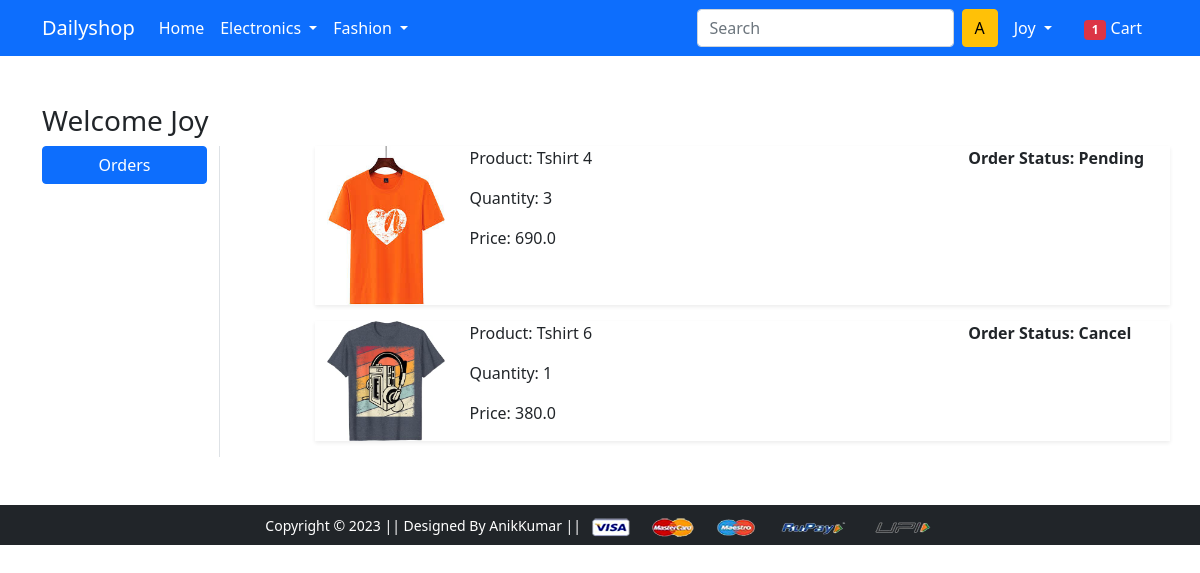
/orders/ (signed in), run on the app's committed database.
### app/models.py (models this page shows)
class OrderPlaced(models.Model):
    user = models.ForeignKey(User, on_delete=models.CASCADE)
    customer = models.ForeignKey(Customer, on_delete=models.CASCADE)
    product = models.ForeignKey(Product, on_delete=models.CASCADE)
    quantity = models.PositiveIntegerField(default=1)
    ordered_date = models.DateTimeField(auto_now_add=True)
    status = models.CharField(max_length=50,
    choices=STATUS_CHOICES,default='Pending')
    @property
    def total_cost(self):
     return self.quantity * self.product.discounted_price

class Product(models.Model):
    title = models.CharField(max_length=100)
    selling_price = models.FloatField()
    discounted_price = models.FloatField()
    description = models.TextField()
    brand = models.CharField(max_length=100)
    category = models.CharField( choices=CATEGORY_CHOICES, max_length=2)
    product_image = models.ImageField(upload_to='productimg')

### app/views.py (the view)
# urls.py: path('orders/', views.orders, name='orders'),
@login_required
def orders(request):
 totalitem = 0
 op = OrderPlaced.objects.filter(user=request.user)
 if request.user.is_authenticated:
  totalitem = len(Cart.objects.filter(user=request.user))
 return render(request, 'app/orders.html',{'order_placed':op,'totalitem':totalitem})

### app/templates/app/orders.html (shortened to what this page needs)
{% extends 'app/base.html' %}
{% load static %}
{% block main-content %}
<div class="container my-5">
 <div class="row">
 <h3>Welcome <span class="text-capitalize">{{request.user}}</span></h3>
  <div class="col-sm-2 border-end">
   <ul class="list-unstyled">
    <li class="d-grid"><a href="{% url 'orders' %}" class="btn btn-primary">Orders</a></li>
   </ul>
  </div>
  <div class="col-sm-9 offset-sm-1">
  {% for op in order_placed %}
   <div class="row shadow-sm mb-3">
    <div class="col-sm-2">
     <img src="{{op.product.product_image.url}}" alt="" srcset="" class="img-fluid" height="150" width="150">
    </div>
    <div class="col-sm-7">
     <p>Product: {{op.product.title}}</p>
     <p>Quantity: {{op.quantity}}</p>
     <p>Price: {{op.total_cost}}</p>
    </div>
    <div class="col-sm-3 fw-bold">
     <p>Order Status: {{op.status}}</p>
    </div>
   </div>
   {% endfor %}
  </div>
 </div>
</div>
{% endblock main-content %}

### app/templates/app/base.html (shortened to what this page needs)
<!doctype html>
{% load static %}
<html lang="en">
  <head>
    <link href="https://cdn.jsdelivr.net/npm/bootstrap@5.0.0-beta1/dist/css/bootstrap.min.css" rel="stylesheet">
    <link rel="stylesheet" href="{% static 'app/css/owl.carousel.min.css' %}">
    <link rel="stylesheet" href="{% static 'app/css/all.min.css' %}">
    <link rel="stylesheet" href="{% static 'app/css/style.css' %}">
  </head>
  <body>
    <nav class="navbar navbar-expand-lg navbar-dark bg-primary">
     <div class="container">
       <a class="navbar-brand" href="/">Dailyshop</a>
       <div class="collapse navbar-collapse" id="navbarSupportedContent">
         <ul class="navbar-nav me-auto mb-2 mb-lg-0">
           <li class="nav-item">
             <a class="nav-link active" aria-current="page" href="/">Home</a>
           </li>
           <li class="nav-item dropdown">
             <a class="nav-link dropdown-toggle text-white" href="#" id="electronicsDropdown" role="button" data-bs-toggle="dropdown" aria-expanded="false">
               Electronics
             </a>
           </li>
           <li class="nav-item dropdown">
             <a class="nav-link dropdown-toggle text-white" href="#" id="fashionDropdown" role="button" data-bs-toggle="dropdown" aria-expanded="false">
               Fashion
             </a>
           </li>
         </ul>
         <form class="d-flex">
           <input class="form-control me-2" type="search" placeholder="Search" aria-label="Search">
           <button class="btn btn-warning" type="submit">A</button>
         </form>
         <div>
          <ul class="navbar-nav me-auto mb-2 mb-lg-0">
          {% if request.user.is_authenticated %}
           <li class="nav-item dropdown mx-2">
              <a class="nav-link dropdown-toggle text-white" href="#" id="profileDropdown" role="button" data-bs-toggle="dropdown" aria-expanded="false">
                {{request.user.username|capfirst}}
              </a>
            </li>
            <li class="nav-item mx-2">
             <a href="{% url 'showcart' %}" class="nav-link text-white"><span class="badge bg-danger">{{totalitem}}</span> Cart </a>
            </li>
          {% endif %}
          </ul>
         </div>
       </div>
     </div>
    </nav>
    {% block main-content %} {% endblock main-content %}
    <footer class="container-fluid bg-dark text-center p-2 mt-5">
        <small class="text-white">Copyright &copy; 2023 || Designed By AnikKumar || </small>
        <img src="{% static 'app/images/payment.png' %}" alt="" srcset="" class="img-fluid" height="2px">
    </footer>
  </body>
</html>

### data on the page
OrderPlaced: product.product_image (picture), product "Tshirt 4", quantity "3", total_cost "690.0", status "Pending"
OrderPlaced: product.product_image (picture), product "Tshirt 6", quantity "1", total_cost "380.0", status "Cancel"

### other printed values
{{ request.user.username|capfirst }} "Joy"
{{ totalitem }} "1"
{{ request.user }} "Joy"
